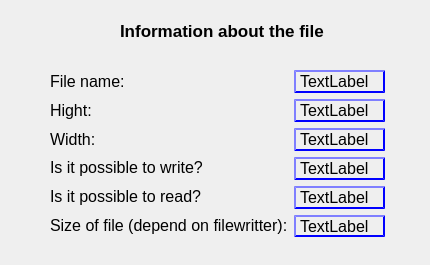
<?xml version="1.0" encoding="UTF-8"?>
<ui version="4.0">
 <class>fileinfo</class>
 <widget class="QDialog" name="fileinfo">
  <property name="geometry">
   <rect>
    <x>0</x>
    <y>0</y>
    <width>430</width>
    <height>265</height>
   </rect>
  </property>
  <property name="windowTitle">
   <string>Dialog</string>
  </property>
  <widget class="QLabel" name="label">
   <property name="geometry">
    <rect>
     <x>120</x>
     <y>20</y>
     <width>211</width>
     <height>21</height>
    </rect>
   </property>
   <property name="font">
    <font>
     <pointsize>13</pointsize>
     <weight>75</weight>
     <bold>true</bold>
    </font>
   </property>
   <property name="text">
    <string>Information about the file</string>
   </property>
  </widget>
  <widget class="QWidget" name="layoutWidget">
   <property name="geometry">
    <rect>
     <x>50</x>
     <y>70</y>
     <width>335</width>
     <height>167</height>
    </rect>
   </property>
   <layout class="QHBoxLayout" name="horizontalLayout">
    <item>
     <layout class="QVBoxLayout" name="verticalLayout_2">
      <item>
       <widget class="QLabel" name="label_2">
        <property name="font">
         <font>
          <pointsize>12</pointsize>
         </font>
        </property>
        <property name="text">
         <string>File name:</string>
        </property>
       </widget>
      </item>
      <item>
       <widget class="QLabel" name="label_4">
        <property name="font">
         <font>
          <pointsize>12</pointsize>
         </font>
        </property>
        <property name="text">
         <string>Hight:</string>
        </property>
       </widget>
      </item>
      <item>
       <widget class="QLabel" name="label_5">
        <property name="font">
         <font>
          <pointsize>12</pointsize>
         </font>
        </property>
        <property name="text">
         <string>Width:</string>
        </property>
       </widget>
      </item>
      <item>
       <widget class="QLabel" name="label_6">
        <property name="font">
         <font>
          <pointsize>12</pointsize>
         </font>
        </property>
        <property name="text">
         <string>Is it possible to write?</string>
        </property>
       </widget>
      </item>
      <item>
       <widget class="QLabel" name="label_7">
        <property name="font">
         <font>
          <pointsize>12</pointsize>
         </font>
        </property>
        <property name="text">
         <string>Is it possible to read?</string>
        </property>
       </widget>
      </item>
      <item>
       <widget class="QLabel" name="label_3">
        <property name="font">
         <font>
          <pointsize>12</pointsize>
         </font>
        </property>
        <property name="text">
         <string>Size of file (depend on filewritter):</string>
        </property>
       </widget>
      </item>
     </layout>
    </item>
    <item>
     <layout class="QVBoxLayout" name="verticalLayout">
      <item>
       <widget class="QLabel" name="name">
        <property name="font">
         <font>
          <pointsize>12</pointsize>
         </font>
        </property>
        <property name="styleSheet">
         <string notr="true">border-style: outset;
border-width: 2px;
border-color: blue;</string>
        </property>
        <property name="text">
         <string>TextLabel</string>
        </property>
       </widget>
      </item>
      <item>
       <widget class="QLabel" name="hight">
        <property name="font">
         <font>
          <pointsize>12</pointsize>
         </font>
        </property>
        <property name="styleSheet">
         <string notr="true">border-style: outset;
border-width: 2px;
border-color: blue;</string>
        </property>
        <property name="text">
         <string>TextLabel</string>
        </property>
       </widget>
      </item>
      <item>
       <widget class="QLabel" name="width">
        <property name="font">
         <font>
          <pointsize>12</pointsize>
         </font>
        </property>
        <property name="styleSheet">
         <string notr="true">border-style: outset;
border-width: 2px;
border-color: blue;</string>
        </property>
        <property name="text">
         <string>TextLabel</string>
        </property>
       </widget>
      </item>
      <item>
       <widget class="QLabel" name="iswrittable">
        <property name="font">
         <font>
          <pointsize>12</pointsize>
         </font>
        </property>
        <property name="styleSheet">
         <string notr="true">border-style: outset;
border-width: 2px;
border-color: blue;</string>
        </property>
        <property name="text">
         <string>TextLabel</string>
        </property>
       </widget>
      </item>
      <item>
       <widget class="QLabel" name="isreadable">
        <property name="font">
         <font>
          <pointsize>12</pointsize>
         </font>
        </property>
        <property name="styleSheet">
         <string notr="true">border-style: outset;
border-width: 2px;
border-color: blue;</string>
        </property>
        <property name="text">
         <string>TextLabel</string>
        </property>
       </widget>
      </item>
      <item>
       <widget class="QLabel" name="size">
        <property name="font">
         <font>
          <pointsize>12</pointsize>
         </font>
        </property>
        <property name="styleSheet">
         <string notr="true">border-style: outset;
border-width: 2px;
border-color: blue;</string>
        </property>
        <property name="text">
         <string>TextLabel</string>
        </property>
       </widget>
      </item>
     </layout>
    </item>
   </layout>
  </widget>
 </widget>
 <resources/>
 <connections/>
</ui>
